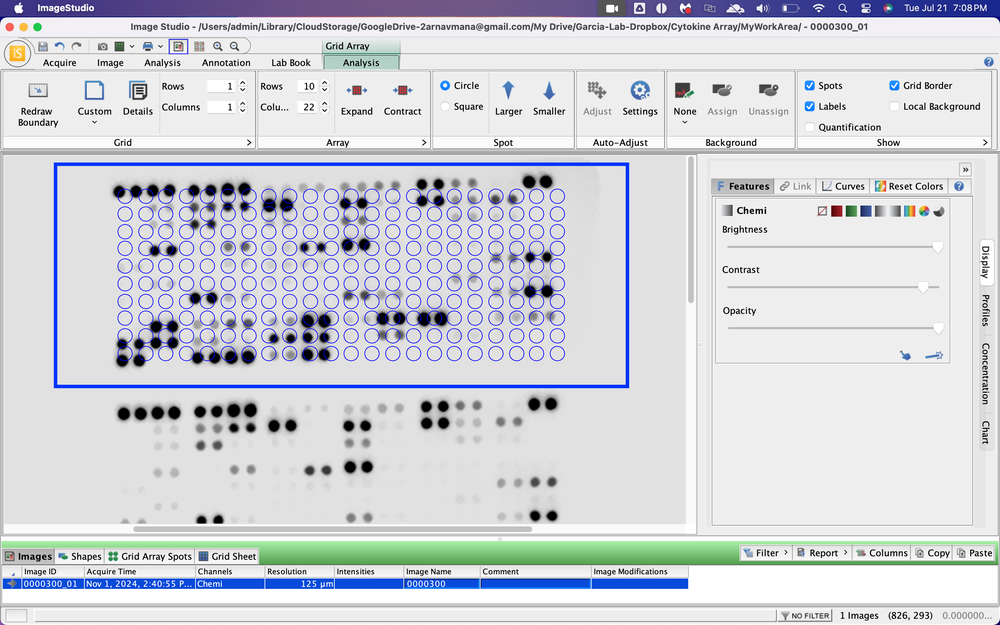
#> input picture screenshots/dots.png, 1000 x 625 px, shrunk from 2880 x 1800 before the run, found by its file name
$ python debug_lines.py
#> lines starting #> are read from the running program, lines starting #| are printed output that depends on the picture; after the words box and inside, x2 and y2 are one past the last pixel; in counts of white or black regions, pixels touching at a corner belong together
import cv2, numpy as np
img = cv2.imread("/tmp/dots.png")
#> img is the input picture: shape (625, 1000, 3); mean B, G, R 217.5, 211.4, 208.7
H, W = img.shape[:2]
#> H = 625; W = 1000
hsv = cv2.cvtColor(img, cv2.COLOR_BGR2HSV)
#> hsv: shape (625, 1000, 3); mean H, S, V 22.1, 16.1, 220
blue_mask = cv2.inRange(hsv, np.array((100, 120, 100)), np.array((130, 255, 255)))
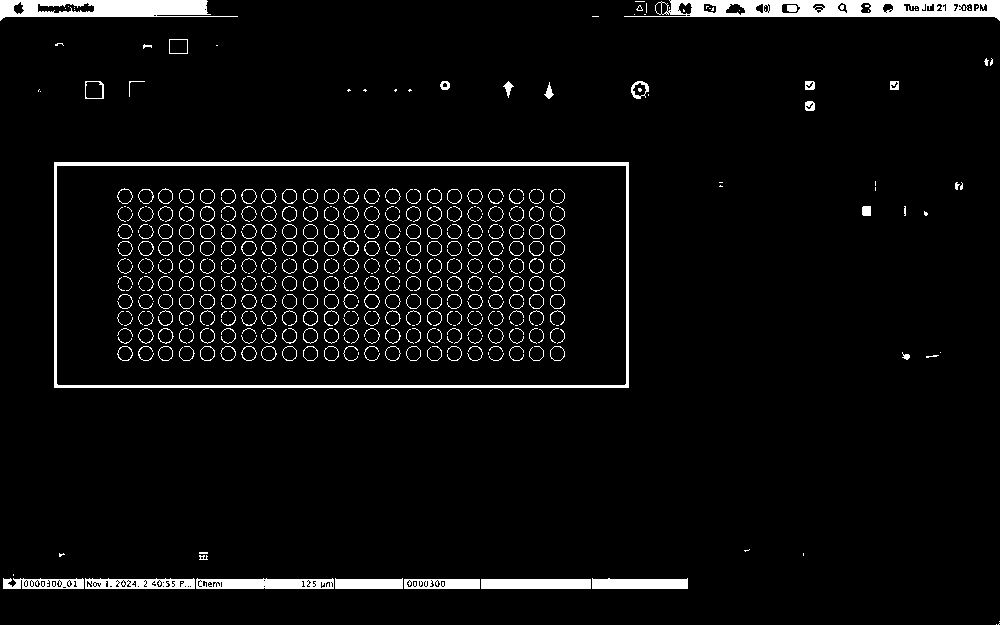
#> blue_mask: shape (625, 1000); 4.8% white; 422 white regions (186 under 20 px), largest, box (x1, y1, x2, y2) and area: (54, 162, 629, 388) 5341, (624, 0, 1000, 21) 4621, (0, 0, 238, 21) 3110
edges = cv2.Canny(blue_mask, 50, 150)
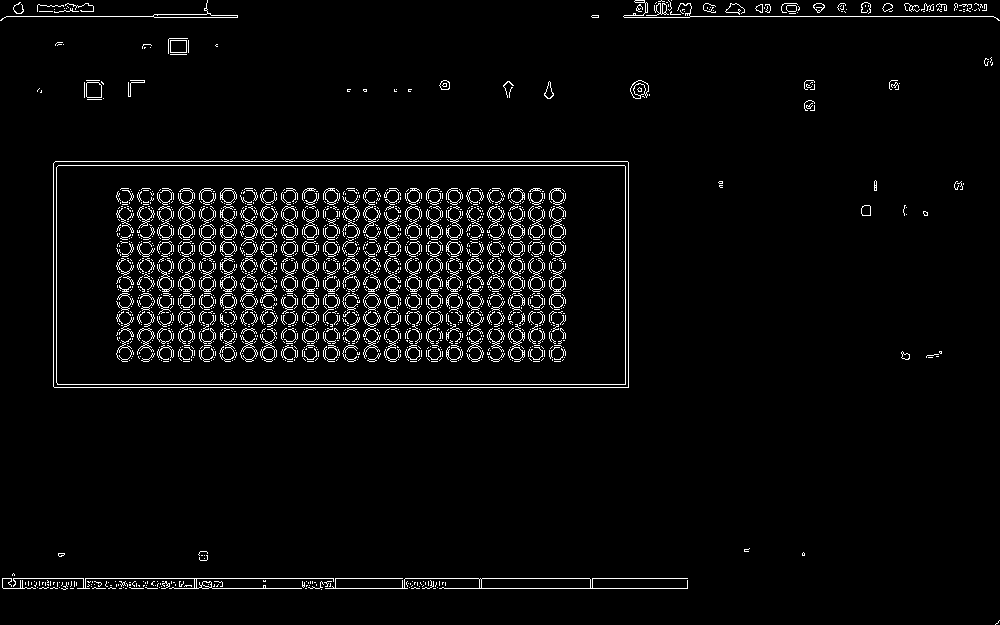
#> edges: shape (625, 1000); 3.8% white in thin lines or dots
lines = cv2.HoughLinesP(edges, 1, np.pi/180, threshold=50, minLineLength=200, maxLineGap=20)
#> lines = 183 rows, first 6: [3, 588, 687, 588], [2, 578, 687, 578], [54, 387, 628, 387], [53, 165, 628, 165], [55, 161, 627, 161], [53, 384, 628, 384]
print(f"lines type: {type(lines)}")
#| lines type: <class 'numpy.ndarray'>
print(f"lines shape: {lines.shape if lines is not None else None}")
#| lines shape: (183, 1, 4)
if lines is not None and len(lines) > 0:
    print(f"First line: {lines[0]}")
#| First line: [[  3 588 687 588]]
    print(f"First line type: {type(lines[0])}")
#| First line type: <class 'numpy.ndarray'>
    if len(lines[0].shape) > 0:
        print(f"First line shape: {lines[0].shape}")
#| First line shape: (1, 4)
        print(f"First line flat: {lines[0].flatten()}")
#| First line flat: [  3 588 687 588]

$ run again, with screenshots/aligned.png copied over screenshots/dots.png
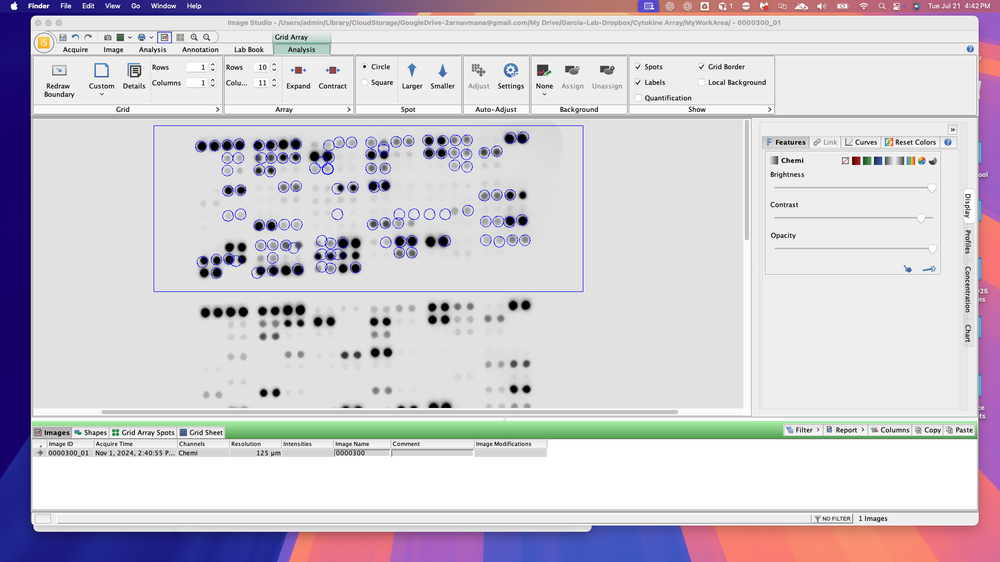
#> input picture screenshots/aligned.png, 1000 x 562 px, shrunk from 1920 x 1080 before the run, found by its file name
#> img is the input picture: shape (562, 1000, 3); mean B, G, R 211.3, 203.2, 208
#> hsv: shape (562, 1000, 3); mean H, S, V 26.2, 26.7, 217.9
#> `blue_mask = cv2.inRange(hsv, np.array((100, 120, 100)), np.array((130,..`:
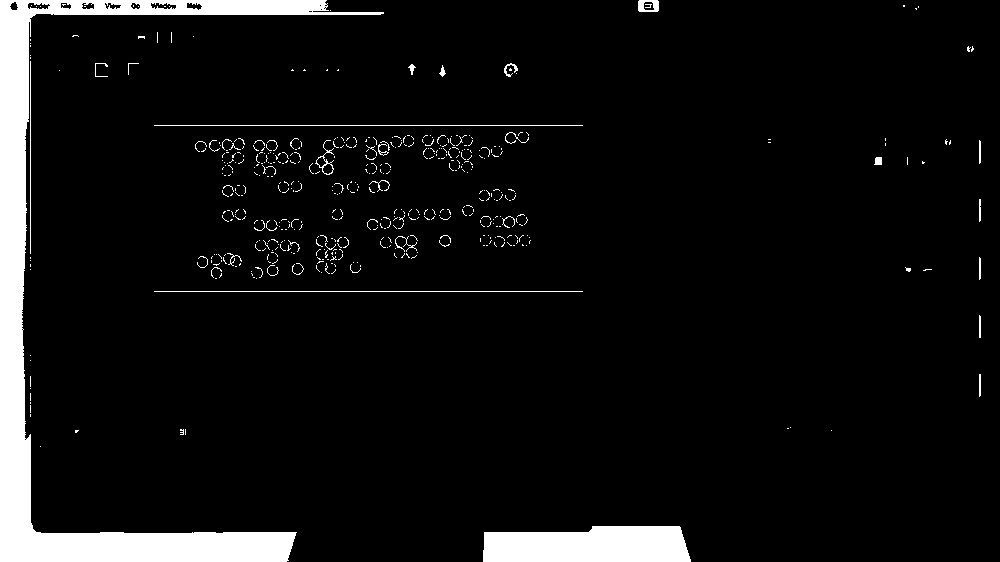
#> blue_mask: shape (562, 1000); 6.8% white; 502 white regions (466 under 20 px), largest, box (x1, y1, x2, y2) and area: (0, 0, 384, 562) 27134, (483, 526, 691, 562) 6632, (154, 125, 583, 126) 429
#> `edges = cv2.Canny(blue_mask, 50, 150)`:
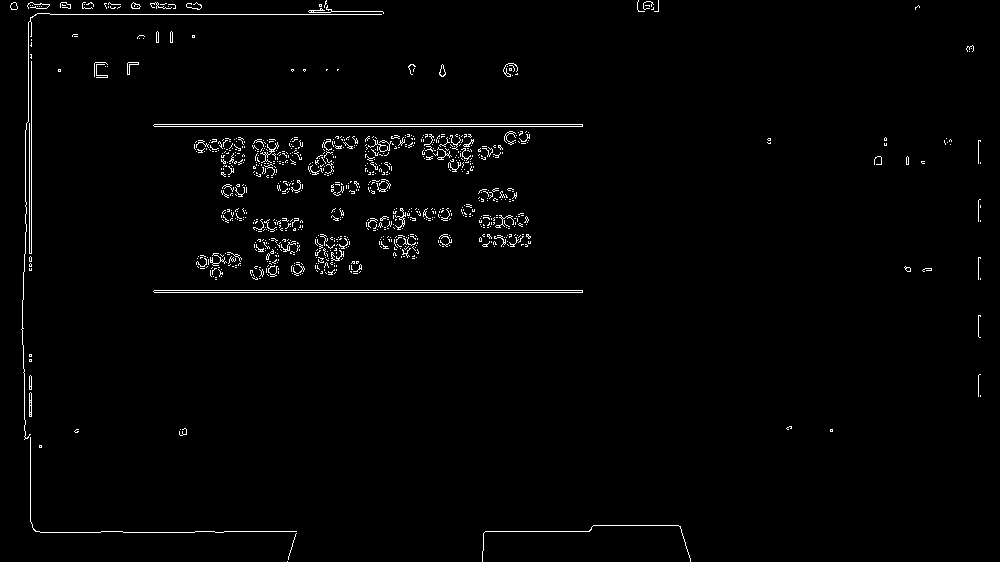
#> edges: shape (562, 1000); 1.7% white in thin lines or dots
#> lines = [[154, 124, 582, 124], [154, 290, 582, 290], [154, 126, 582, 126], [154, 292, 582, 292], [35, 14, 381, 14], [31, 270, 31, 2]]
#| lines type: <class 'numpy.ndarray'>
#| lines shape: (6, 1, 4)
#| First line: [[154 124 582 124]]
#| First line type: <class 'numpy.ndarray'>
#| First line shape: (1, 4)
#| First line flat: [154 124 582 124]

$ run again, with screenshots/blue_target_overlay.png copied over screenshots/dots.png
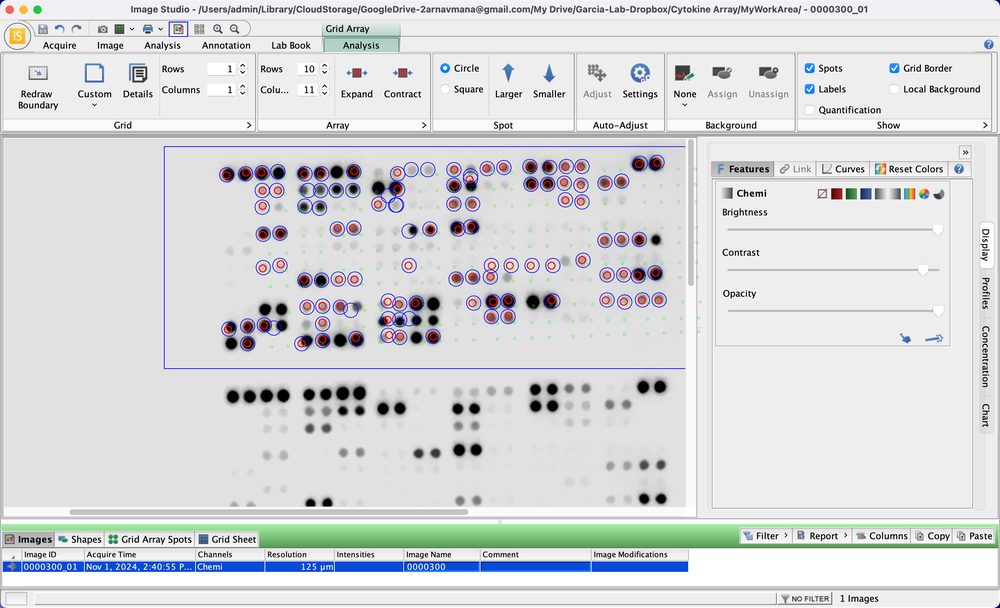
#> input picture screenshots/blue_target_overlay.png, 1000 x 608 px, shrunk from 2880 x 1750 before the run, found by its file name
#> img is the input picture: shape (608, 1000, 3); mean B, G, R 218.7, 217.4, 215.4
#> hsv: shape (608, 1000, 3); mean H, S, V 15.5, 10.7, 222.3
#> `blue_mask = cv2.inRange(hsv, np.array((100, 120, 100)), np.array((130,..`:
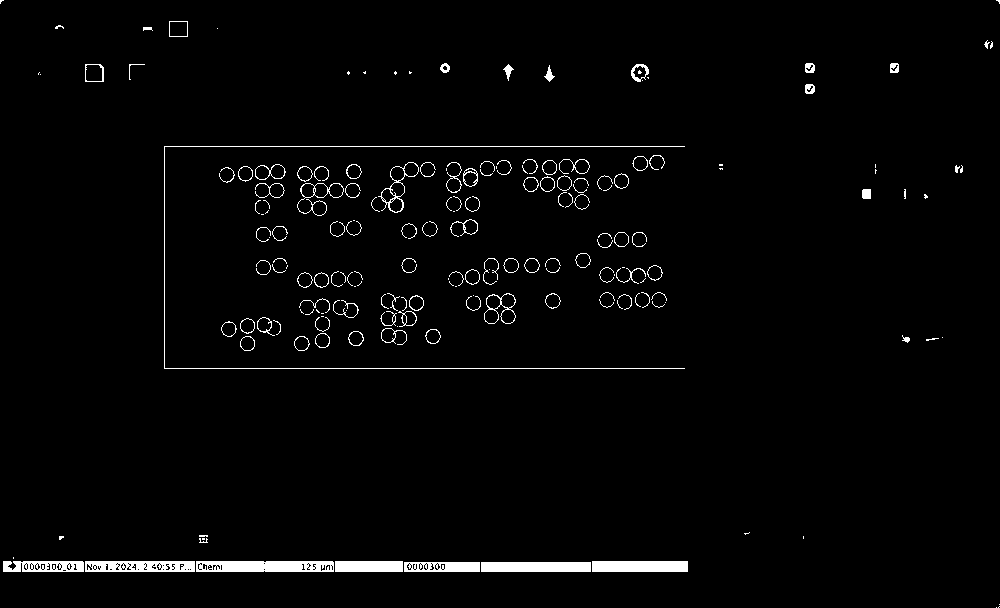
#> blue_mask: shape (608, 1000); 2.3% white; 184 white regions (81 under 20 px), largest, box (x1, y1, x2, y2) and area: (196, 561, 334, 572) 1387, (164, 146, 685, 369) 1263, (481, 562, 591, 572) 1100
#> `edges = cv2.Canny(blue_mask, 50, 150)`:
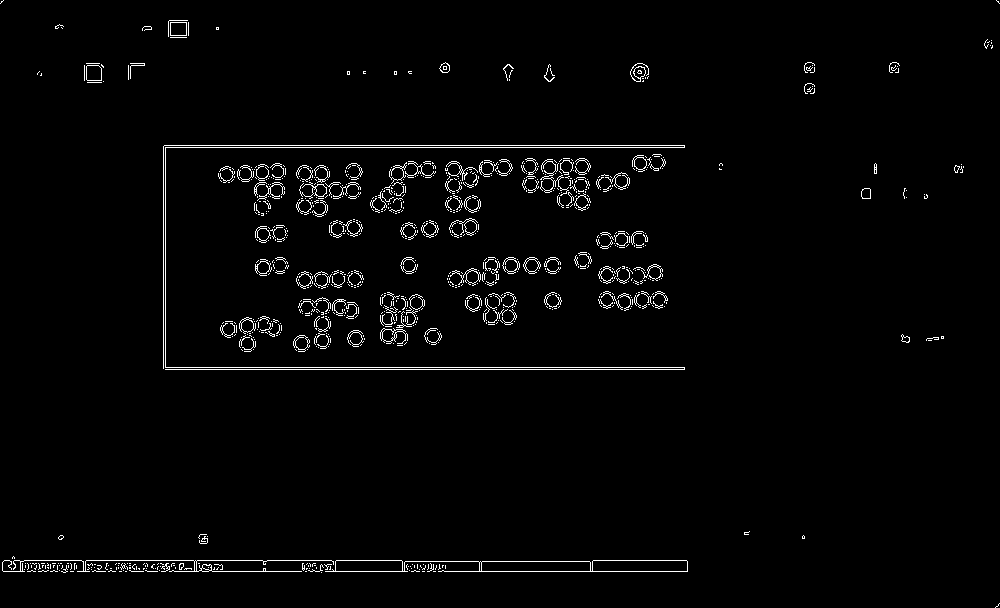
#> edges: shape (608, 1000); 2.1% white in thin lines or dots
#> lines = [[165, 369, 684, 369], [3, 571, 687, 571], [164, 145, 684, 145], [163, 147, 684, 147], [163, 367, 684, 367], [4, 560, 401, 560], [163, 368, 163, 146], [165, 366, 165, 148], [2, 570, 222, 566], [2, 565, 222, 565], [452, 271, 658, 267], [2, 564, 221, 564]]
#| lines type: <class 'numpy.ndarray'>
#| lines shape: (12, 1, 4)
#| First line: [[165 369 684 369]]
#| First line type: <class 'numpy.ndarray'>
#| First line shape: (1, 4)
#| First line flat: [165 369 684 369]
